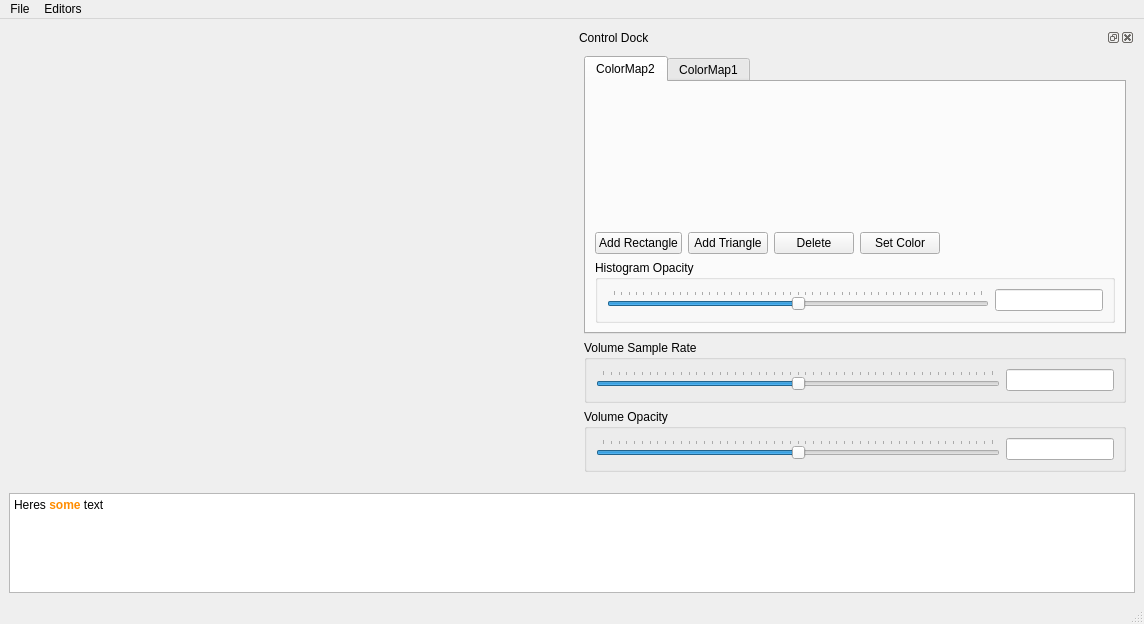
<ui version="4.0" >
 <class>MainWindow</class>
 <widget class="QMainWindow" name="MainWindow" >
  <property name="geometry" >
   <rect>
    <x>0</x>
    <y>0</y>
    <width>1144</width>
    <height>624</height>
   </rect>
  </property>
  <property name="mouseTracking" >
   <bool>true</bool>
  </property>
  <property name="focusPolicy" >
   <enum>Qt::StrongFocus</enum>
  </property>
  <property name="windowTitle" >
   <string>Uber SRViewer Test App</string>
  </property>
  <widget class="QWidget" name="centralwidget" >
   <property name="sizePolicy" >
    <sizepolicy vsizetype="Expanding" hsizetype="Expanding" >
     <horstretch>0</horstretch>
     <verstretch>0</verstretch>
    </sizepolicy>
   </property>
   <layout class="QGridLayout" >
    <item rowspan="2" row="0" column="0" >
     <widget class="SQViewerWidget" native="1" name="sr_viewer" >
      <property name="sizePolicy" >
       <sizepolicy vsizetype="Expanding" hsizetype="Expanding" >
        <horstretch>0</horstretch>
        <verstretch>0</verstretch>
       </sizepolicy>
      </property>
      <property name="minimumSize" >
       <size>
        <width>444</width>
        <height>250</height>
       </size>
      </property>
      <property name="cursor" >
       <cursorShape>CrossCursor</cursorShape>
      </property>
      <property name="mouseTracking" >
       <bool>true</bool>
      </property>
      <property name="focusPolicy" >
       <enum>Qt::StrongFocus</enum>
      </property>
     </widget>
    </item>
    <item row="2" column="0" colspan="2" >
     <widget class="QTextBrowser" name="textBrowser" >
      <property name="sizePolicy" >
       <sizepolicy vsizetype="Preferred" hsizetype="MinimumExpanding" >
        <horstretch>0</horstretch>
        <verstretch>0</verstretch>
       </sizepolicy>
      </property>
      <property name="minimumSize" >
       <size>
        <width>0</width>
        <height>100</height>
       </size>
      </property>
      <property name="maximumSize" >
       <size>
        <width>16777215</width>
        <height>100</height>
       </size>
      </property>
      <property name="html" >
       <string>&lt;html>&lt;head>&lt;meta name="qrichtext" content="1" />&lt;style type="text/css">
p, li { white-space: pre-wrap; }
&lt;/style>&lt;/head>&lt;body style=" font-family:'Sans Serif'; font-size:9pt; font-weight:400; font-style:normal;">
&lt;p style=" margin-top:0px; margin-bottom:0px; margin-left:0px; margin-right:0px; -qt-block-indent:0; text-indent:0px;">Heres &lt;span style=" font-weight:600; color:#ff8c00;">some&lt;/span> text&lt;/p>&lt;/body>&lt;/html></string>
      </property>
     </widget>
    </item>
    <item row="0" column="1" >
     <widget class="QDockWidget" name="dockWidget" >
      <property name="windowModality" >
       <enum>Qt::NonModal</enum>
      </property>
      <property name="sizePolicy" >
       <sizepolicy vsizetype="Minimum" hsizetype="Preferred" >
        <horstretch>0</horstretch>
        <verstretch>0</verstretch>
       </sizepolicy>
      </property>
      <property name="floating" >
       <bool>false</bool>
      </property>
      <property name="windowTitle" >
       <string>Control Dock</string>
      </property>
      <widget class="QWidget" name="dockWidgetContents" >
       <layout class="QVBoxLayout" >
        <item>
         <widget class="QTabWidget" name="tabWidget" >
          <property name="sizePolicy" >
           <sizepolicy vsizetype="MinimumExpanding" hsizetype="Preferred" >
            <horstretch>0</horstretch>
            <verstretch>0</verstretch>
           </sizepolicy>
          </property>
          <property name="currentIndex" >
           <number>0</number>
          </property>
          <widget class="QWidget" name="cmap2_tab" >
           <attribute name="title" >
            <string>ColorMap2</string>
           </attribute>
           <layout class="QGridLayout" >
            <item row="0" column="0" colspan="5" >
             <widget class="SQCM2ViewWidget" native="1" name="cm2edit_wid" >
              <property name="sizePolicy" >
               <sizepolicy vsizetype="MinimumExpanding" hsizetype="Minimum" >
                <horstretch>0</horstretch>
                <verstretch>0</verstretch>
               </sizepolicy>
              </property>
              <property name="minimumSize" >
               <size>
                <width>512</width>
                <height>64</height>
               </size>
              </property>
             </widget>
            </item>
            <item row="1" column="0" >
             <widget class="QPushButton" name="add_rectangle_button" >
              <property name="text" >
               <string>Add Rectangle</string>
              </property>
             </widget>
            </item>
            <item row="1" column="1" >
             <widget class="QPushButton" name="add_triangle_button" >
              <property name="text" >
               <string>Add Triangle</string>
              </property>
             </widget>
            </item>
            <item row="1" column="2" >
             <widget class="QPushButton" name="delete_button" >
              <property name="text" >
               <string>Delete</string>
              </property>
             </widget>
            </item>
            <item row="1" column="3" >
             <widget class="QPushButton" name="color_button" >
              <property name="text" >
               <string>Set Color</string>
              </property>
             </widget>
            </item>
            <item row="1" column="4" >
             <spacer>
              <property name="orientation" >
               <enum>Qt::Horizontal</enum>
              </property>
              <property name="sizeHint" >
               <size>
                <width>141</width>
                <height>20</height>
               </size>
              </property>
             </spacer>
            </item>
            <item row="2" column="0" colspan="5" >
             <widget class="QGroupBox" name="groupBox_2" >
              <property name="sizePolicy" >
               <sizepolicy vsizetype="Minimum" hsizetype="Expanding" >
                <horstretch>0</horstretch>
                <verstretch>0</verstretch>
               </sizepolicy>
              </property>
              <property name="maximumSize" >
               <size>
                <width>16777215</width>
                <height>100</height>
               </size>
              </property>
              <property name="title" >
               <string>Histogram Opacity</string>
              </property>
              <layout class="QHBoxLayout" >
               <item>
                <widget class="QSlider" name="histo_slide" >
                 <property name="maximum" >
                  <number>1000</number>
                 </property>
                 <property name="singleStep" >
                  <number>5</number>
                 </property>
                 <property name="pageStep" >
                  <number>20</number>
                 </property>
                 <property name="value" >
                  <number>500</number>
                 </property>
                 <property name="orientation" >
                  <enum>Qt::Horizontal</enum>
                 </property>
                 <property name="tickPosition" >
                  <enum>QSlider::TicksAbove</enum>
                 </property>
                 <property name="tickInterval" >
                  <number>20</number>
                 </property>
                </widget>
               </item>
               <item>
                <widget class="QLineEdit" name="histo_edit" >
                 <property name="sizePolicy" >
                  <sizepolicy vsizetype="Fixed" hsizetype="Minimum" >
                   <horstretch>0</horstretch>
                   <verstretch>0</verstretch>
                  </sizepolicy>
                 </property>
                 <property name="maxLength" >
                  <number>5</number>
                 </property>
                 <property name="frame" >
                  <bool>true</bool>
                 </property>
                </widget>
               </item>
              </layout>
             </widget>
            </item>
           </layout>
          </widget>
          <widget class="QWidget" name="cmap1_tab" >
           <attribute name="title" >
            <string>ColorMap1</string>
           </attribute>
          </widget>
         </widget>
        </item>
        <item>
         <widget class="QGroupBox" name="groupBox" >
          <property name="sizePolicy" >
           <sizepolicy vsizetype="Minimum" hsizetype="Expanding" >
            <horstretch>0</horstretch>
            <verstretch>0</verstretch>
           </sizepolicy>
          </property>
          <property name="maximumSize" >
           <size>
            <width>16777215</width>
            <height>100</height>
           </size>
          </property>
          <property name="title" >
           <string>Volume Sample Rate</string>
          </property>
          <layout class="QHBoxLayout" >
           <item>
            <widget class="QSlider" name="sr_slide" >
             <property name="maximum" >
              <number>1000</number>
             </property>
             <property name="singleStep" >
              <number>5</number>
             </property>
             <property name="pageStep" >
              <number>20</number>
             </property>
             <property name="value" >
              <number>500</number>
             </property>
             <property name="orientation" >
              <enum>Qt::Horizontal</enum>
             </property>
             <property name="tickPosition" >
              <enum>QSlider::TicksAbove</enum>
             </property>
             <property name="tickInterval" >
              <number>20</number>
             </property>
            </widget>
           </item>
           <item>
            <widget class="QLineEdit" name="sr_edit" >
             <property name="sizePolicy" >
              <sizepolicy vsizetype="Fixed" hsizetype="Minimum" >
               <horstretch>0</horstretch>
               <verstretch>0</verstretch>
              </sizepolicy>
             </property>
             <property name="maxLength" >
              <number>5</number>
             </property>
             <property name="frame" >
              <bool>true</bool>
             </property>
            </widget>
           </item>
          </layout>
         </widget>
        </item>
        <item>
         <widget class="QGroupBox" name="groupBox_3" >
          <property name="sizePolicy" >
           <sizepolicy vsizetype="Minimum" hsizetype="Expanding" >
            <horstretch>0</horstretch>
            <verstretch>0</verstretch>
           </sizepolicy>
          </property>
          <property name="maximumSize" >
           <size>
            <width>16777215</width>
            <height>100</height>
           </size>
          </property>
          <property name="title" >
           <string>Volume Opacity</string>
          </property>
          <layout class="QHBoxLayout" >
           <item>
            <widget class="QSlider" name="vol_opac_slide" >
             <property name="maximum" >
              <number>1000</number>
             </property>
             <property name="singleStep" >
              <number>5</number>
             </property>
             <property name="pageStep" >
              <number>20</number>
             </property>
             <property name="value" >
              <number>500</number>
             </property>
             <property name="orientation" >
              <enum>Qt::Horizontal</enum>
             </property>
             <property name="tickPosition" >
              <enum>QSlider::TicksAbove</enum>
             </property>
             <property name="tickInterval" >
              <number>20</number>
             </property>
            </widget>
           </item>
           <item>
            <widget class="QLineEdit" name="vol_opac_edit" >
             <property name="sizePolicy" >
              <sizepolicy vsizetype="Fixed" hsizetype="Minimum" >
               <horstretch>0</horstretch>
               <verstretch>0</verstretch>
              </sizepolicy>
             </property>
             <property name="maxLength" >
              <number>5</number>
             </property>
             <property name="frame" >
              <bool>true</bool>
             </property>
            </widget>
           </item>
          </layout>
         </widget>
        </item>
       </layout>
      </widget>
     </widget>
    </item>
   </layout>
  </widget>
  <widget class="QMenuBar" name="menubar" >
   <property name="geometry" >
    <rect>
     <x>0</x>
     <y>0</y>
     <width>1144</width>
     <height>25</height>
    </rect>
   </property>
   <widget class="QMenu" name="menuFile" >
    <property name="title" >
     <string>File</string>
    </property>
    <addaction name="actionQuit" />
    <addaction name="actionOpen" />
    <addaction name="actionAbout" />
   </widget>
   <widget class="QMenu" name="menuEditors" >
    <property name="title" >
     <string>Editors</string>
    </property>
   </widget>
   <addaction name="menuFile" />
   <addaction name="menuEditors" />
  </widget>
  <widget class="QStatusBar" name="statusbar" />
  <action name="actionQuit" >
   <property name="text" >
    <string>Quit</string>
   </property>
  </action>
  <action name="actionAbout" >
   <property name="text" >
    <string>About</string>
   </property>
  </action>
  <action name="actionOpen" >
   <property name="text" >
    <string>Open</string>
   </property>
  </action>
  <action name="actionFacesToggle" >
   <property name="checkable" >
    <bool>true</bool>
   </property>
   <property name="checked" >
    <bool>true</bool>
   </property>
   <property name="icon" >
    <iconset>../cibc/SCIRun/bin/vtkconvertdata.png</iconset>
   </property>
   <property name="text" >
    <string>FacesToggle</string>
   </property>
  </action>
  <action name="actionColorMap_2D" >
   <property name="checkable" >
    <bool>true</bool>
   </property>
   <property name="text" >
    <string>ColorMap 2D</string>
   </property>
  </action>
  <action name="actionColorMap_1D" >
   <property name="checkable" >
    <bool>true</bool>
   </property>
   <property name="text" >
    <string>ColorMap 1D</string>
   </property>
  </action>
  <action name="AddRectangleWidgetAction" >
   <property name="text" >
    <string>Add Rectangle</string>
   </property>
   <property name="menuRole" >
    <enum>QAction::ApplicationSpecificRole</enum>
   </property>
  </action>
 </widget>
 <customwidgets>
  <customwidget>
   <class>SQViewerWidget</class>
   <extends>QWidget</extends>
   <header>SQViewerWidget</header>
   <container>1</container>
  </customwidget>
  <customwidget>
   <class>SQCM2ViewWidget</class>
   <extends>QWidget</extends>
   <header>SQCM2ViewWidget</header>
   <container>1</container>
  </customwidget>
 </customwidgets>
 <resources/>
 <connections/>
</ui>
